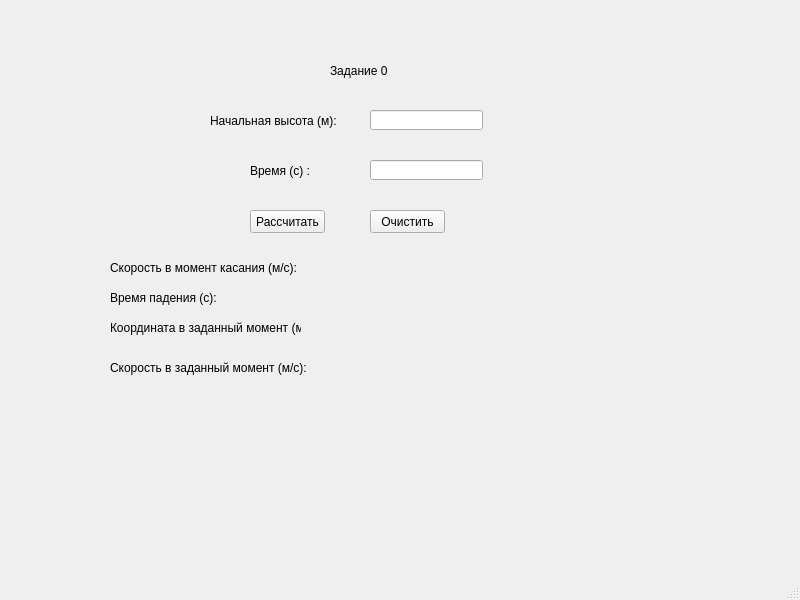
<?xml version="1.0" encoding="UTF-8"?>
<ui version="4.0">
 <class>MainWindow</class>
 <widget class="QMainWindow" name="MainWindow">
  <property name="geometry">
   <rect>
    <x>0</x>
    <y>0</y>
    <width>800</width>
    <height>600</height>
   </rect>
  </property>
  <property name="windowTitle">
   <string>MainWindow</string>
  </property>
  <widget class="QWidget" name="centralwidget">
   <widget class="QPushButton" name="clear_button">
    <property name="geometry">
     <rect>
      <x>370</x>
      <y>210</y>
      <width>75</width>
      <height>23</height>
     </rect>
    </property>
    <property name="text">
     <string>Очистить</string>
    </property>
   </widget>
   <widget class="QLineEdit" name="height_input">
    <property name="geometry">
     <rect>
      <x>370</x>
      <y>110</y>
      <width>113</width>
      <height>20</height>
     </rect>
    </property>
    <property name="text">
     <string/>
    </property>
   </widget>
   <widget class="QLabel" name="time_of_impact_label">
    <property name="geometry">
     <rect>
      <x>310</x>
      <y>260</y>
      <width>47</width>
      <height>13</height>
     </rect>
    </property>
    <property name="text">
     <string/>
    </property>
   </widget>
   <widget class="QLabel" name="label_6">
    <property name="geometry">
     <rect>
      <x>110</x>
      <y>360</y>
      <width>231</width>
      <height>16</height>
     </rect>
    </property>
    <property name="text">
     <string>Скорость в заданный момент (м/с):</string>
    </property>
   </widget>
   <widget class="QLabel" name="label_4">
    <property name="geometry">
     <rect>
      <x>110</x>
      <y>260</y>
      <width>211</width>
      <height>16</height>
     </rect>
    </property>
    <property name="text">
     <string>Скорость в момент касания (м/с):</string>
    </property>
   </widget>
   <widget class="QLabel" name="velocity_at_time_label">
    <property name="geometry">
     <rect>
      <x>310</x>
      <y>350</y>
      <width>47</width>
      <height>13</height>
     </rect>
    </property>
    <property name="text">
     <string/>
    </property>
   </widget>
   <widget class="QLabel" name="label">
    <property name="geometry">
     <rect>
      <x>210</x>
      <y>100</y>
      <width>141</width>
      <height>41</height>
     </rect>
    </property>
    <property name="text">
     <string>Начальная высота (м):</string>
    </property>
   </widget>
   <widget class="QLabel" name="velocity_at_impact_label">
    <property name="geometry">
     <rect>
      <x>310</x>
      <y>290</y>
      <width>47</width>
      <height>13</height>
     </rect>
    </property>
    <property name="text">
     <string/>
    </property>
   </widget>
   <widget class="QLabel" name="label_3">
    <property name="geometry">
     <rect>
      <x>110</x>
      <y>290</y>
      <width>121</width>
      <height>16</height>
     </rect>
    </property>
    <property name="text">
     <string>Время падения (с):</string>
    </property>
   </widget>
   <widget class="QLabel" name="label_2">
    <property name="geometry">
     <rect>
      <x>250</x>
      <y>150</y>
      <width>71</width>
      <height>41</height>
     </rect>
    </property>
    <property name="text">
     <string>Время (с) :</string>
    </property>
   </widget>
   <widget class="QPushButton" name="calculate_button">
    <property name="geometry">
     <rect>
      <x>250</x>
      <y>210</y>
      <width>75</width>
      <height>23</height>
     </rect>
    </property>
    <property name="text">
     <string>Рассчитать</string>
    </property>
   </widget>
   <widget class="QLabel" name="label_5">
    <property name="geometry">
     <rect>
      <x>110</x>
      <y>320</y>
      <width>191</width>
      <height>16</height>
     </rect>
    </property>
    <property name="text">
     <string>Координата в заданный момент (м):</string>
    </property>
   </widget>
   <widget class="QLineEdit" name="time_input">
    <property name="geometry">
     <rect>
      <x>370</x>
      <y>160</y>
      <width>113</width>
      <height>20</height>
     </rect>
    </property>
    <property name="text">
     <string/>
    </property>
   </widget>
   <widget class="QLabel" name="y_coordinate_label">
    <property name="geometry">
     <rect>
      <x>310</x>
      <y>320</y>
      <width>47</width>
      <height>13</height>
     </rect>
    </property>
    <property name="text">
     <string/>
    </property>
   </widget>
   <widget class="QLabel" name="label_7">
    <property name="geometry">
     <rect>
      <x>330</x>
      <y>50</y>
      <width>81</width>
      <height>41</height>
     </rect>
    </property>
    <property name="text">
     <string>Задание 0</string>
    </property>
   </widget>
  </widget>
  <widget class="QMenuBar" name="menubar">
   <property name="geometry">
    <rect>
     <x>0</x>
     <y>0</y>
     <width>800</width>
     <height>26</height>
    </rect>
   </property>
  </widget>
  <widget class="QStatusBar" name="statusbar"/>
 </widget>
 <resources/>
 <connections/>
</ui>
